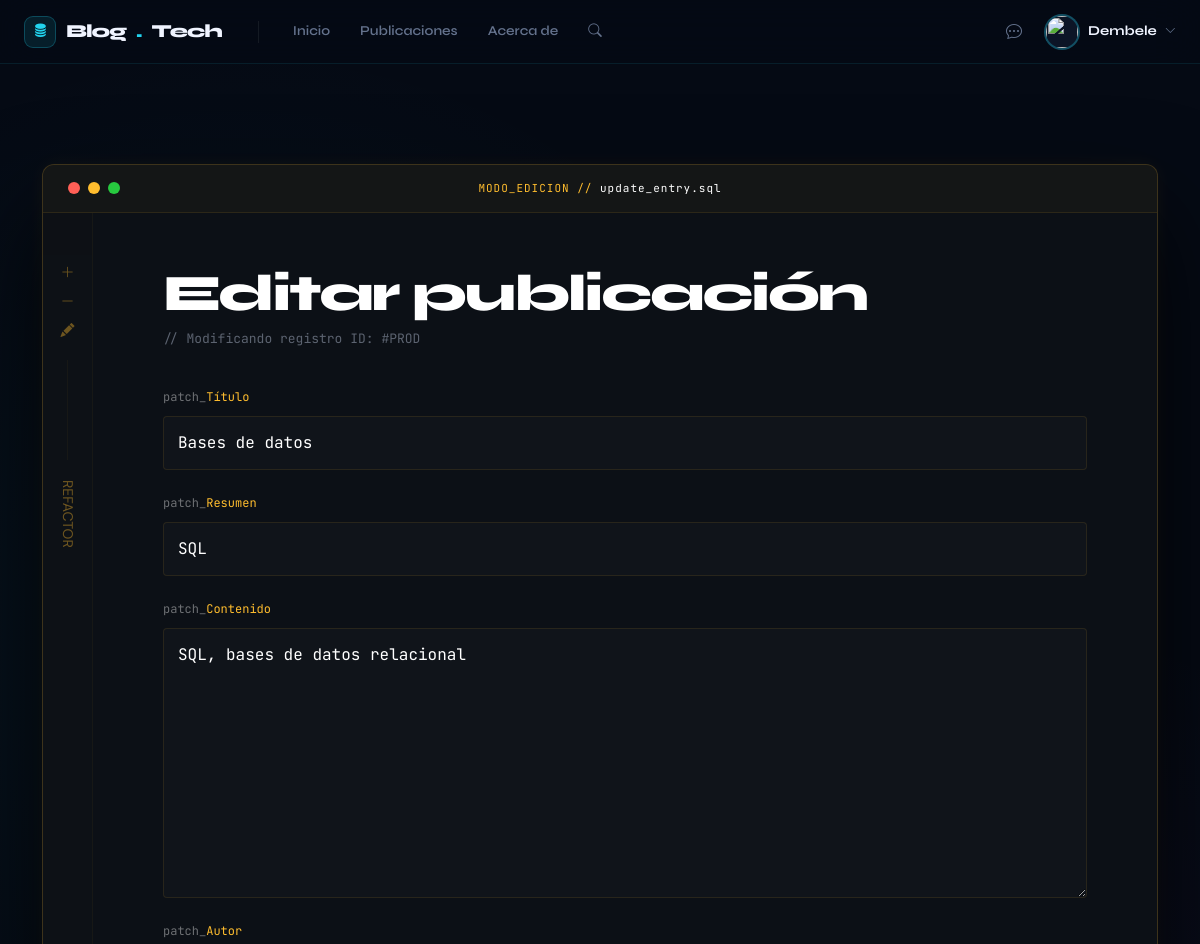
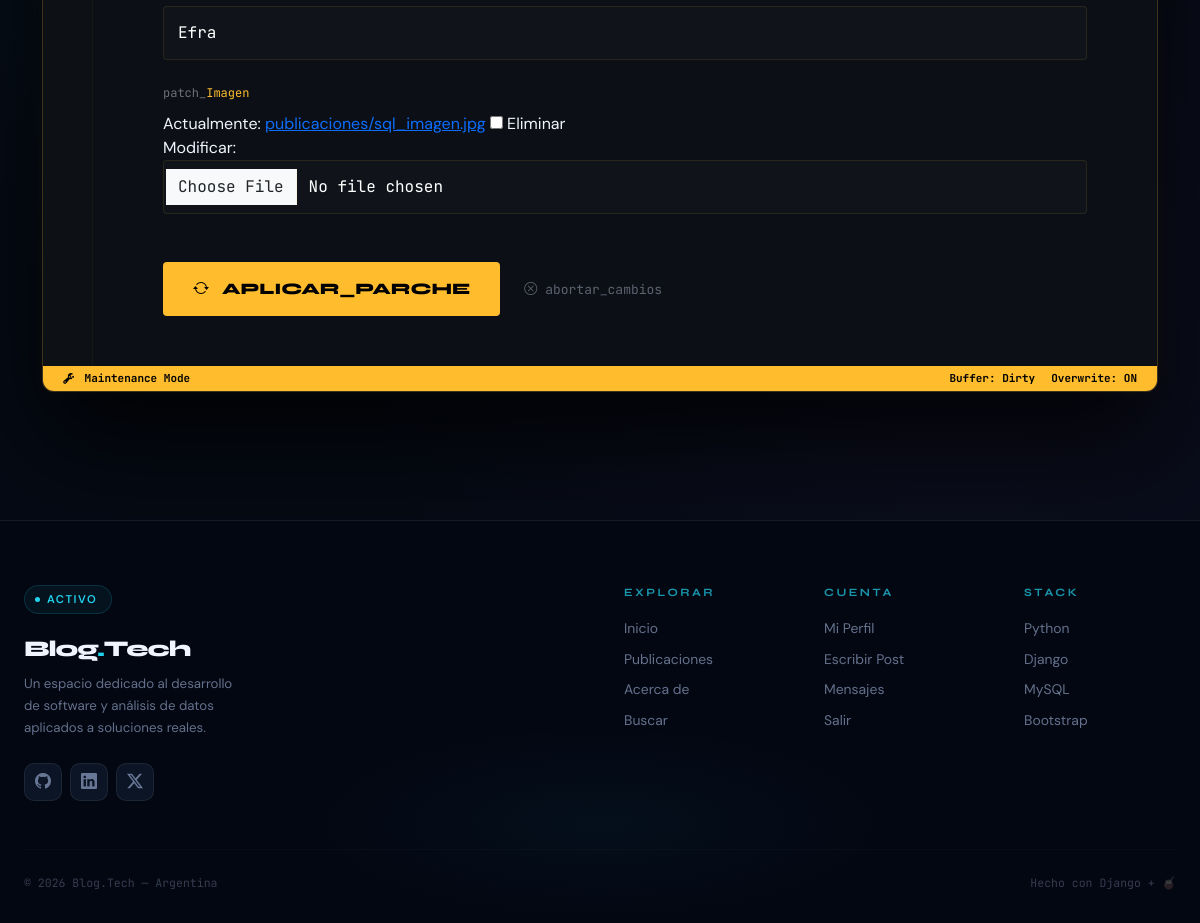
Screenshot of /editar/3/ (signed in) with the database file from the repository (2 pictures, top to bottom).
### blog/models.py (models this page shows, shortened)
class Publicacion(models.Model):
    titulo = models.CharField(max_length=100, verbose_name='Título')
    resumen = models.CharField(max_length=200, verbose_name='Resumen')
    contenido = CKEditor5Field(verbose_name='Contenido')
    autor = models.CharField(max_length=50, verbose_name='Autor')
    imagen = models.ImageField(upload_to='publicaciones/', blank=True, null=True, verbose_name='Imagen')
    fecha = models.DateTimeField(auto_now_add=True, verbose_name='Fecha')
    class Meta:
        ordering = ['-fecha']
        verbose_name = 'Publicación'
        verbose_name_plural = 'Publicaciones'

### blog/views.py (the view, shortened to what this page needs)
# urls.py: path('editar/<int:pk>/', EditarPublicacion.as_view(), name='editar'),
class EditarPublicacion(LoginRequiredMixin, View):
    def get(self, request, pk):
        publicacion = get_object_or_404(Publicacion, pk=pk)
        formulario = PublicacionFormulario(instance=publicacion)
        return render(request, 'blog/editar_publicacion.html', {'formulario': formulario})

### blog/forms.py
class PublicacionFormulario(forms.ModelForm):
    class Meta:
        model = Publicacion
        fields = ['titulo', 'resumen', 'contenido', 'autor', 'imagen']

### blog/templates/blog/editar_publicacion.html (shortened to what this page needs)
{% extends "blog/base.html" %}
{% load widget_tweaks %}
{% load static %}
{% block contenido %}
<div class="container py-5 terminal-container">
    <div class="apple-window">
        <div class="window-header">
            <div class="traffic-lights">
                <div class="dot" style="background:#ff5f56"></div>
                <div class="dot" style="background:#ffbd2e"></div>
                <div class="dot" style="background:#27c93f"></div>
            </div>
            <div class="window-path">
                MODO_EDICION // <span style="color: #fff">update_entry.sql</span>
            </div>
        </div>
        <div class="editor-layout">
            <div class="diff-margin d-none d-md-flex">
                <i class="bi bi-plus-lg mb-2"></i>
                <i class="bi bi-dash-lg mb-2"></i>
                <i class="bi bi-pencil-fill mb-2"></i>
                <span style="writing-mode: vertical-rl; text-orientation: mixed; margin-top: 10px;">REFACTOR</span>
            </div>
            <div class="form-section">
                <h2 class="section-title">Editar publicación</h2>
                <p style="font-family: var(--font-mono); font-size: 13px; color: #5c6370; margin-bottom: 40px;">
                    // Modificando registro ID: #{{ publicacion.pk|default:"PROD" }}
                </p>
                <form method="post" enctype="multipart/form-data">
                    {% for campo in formulario %}
                    <div class="mb-4">
                        <label class="form-label">{{ campo.label }}</label>
                        {{ campo|add_class:"form-control" }}
                    </div>
                    {% endfor %}
                    <div class="d-flex align-items-center gap-4 mt-5">
                        <button type="submit" class="btn-save">
                            <i class="bi bi-arrow-repeat me-2"></i> aplicar_parche
                        </button>
                        <a href="{% url 'lista' %}" class="btn-cancel">
                            <i class="bi bi-x-circle"></i> abortar_cambios
                        </a>
                    </div>
                </form>
            </div>
        </div>
        <div class="window-footer">
            <div><i class="bi bi-wrench-adjustable me-1"></i> Maintenance Mode</div>
            <div class="d-flex gap-3">
                <span>Buffer: Dirty</span>
                <span class="d-none d-md-inline">Overwrite: ON</span>
            </div>
        </div>
    </div>
</div>
{% endblock %}

### blog/templates/blog/base.html (shortened to what this page needs)
<!DOCTYPE html>
<html lang="es" style="overflow-x: hidden;">
<head>
    <link href="https://cdn.jsdelivr.net/npm/bootstrap@5.3.0/dist/css/bootstrap.min.css" rel="stylesheet">
    <link rel="stylesheet" href="https://cdn.jsdelivr.net/npm/bootstrap-icons@1.11.3/font/bootstrap-icons.min.css">
</head>
<body class="d-flex flex-column min-vh-100">
<nav class="navbar sticky-top">
    <div class="container-custom" style="display:flex; align-items:center; height:100%; gap:0;">
        <a class="navbar-brand" href="{% url 'inicio' %}">
            <div class="brand-icon"><i class="bi bi-database-fill"></i></div>
            Blog<span style="color:var(--accent-cyan);">.</span>Tech
        </a>
        <ul class="navbar-nav flex-row d-none d-lg-flex me-auto">
            <li class="nav-item">
                <a class="nav-link" href="{% url 'inicio' %}" data-url="{% url 'inicio' %}">
                    Inicio
                </a>
            </li>
            <li class="nav-item">
                <a class="nav-link" href="{% url 'lista' %}" data-url="{% url 'lista' %}">
                    Publicaciones
                </a>
            </li>
            <li class="nav-item">
                <a class="nav-link" href="{% url 'acerca_de' %}" data-url="{% url 'acerca_de' %}">
                    Acerca de
                </a>
            </li>
            <li class="nav-item">
                <a class="nav-link" href="{% url 'buscar' %}" data-url="{% url 'buscar' %}">
                    <i class="bi bi-search" style="font-size:0.85rem;"></i>
                </a>
            </li>
        </ul>
        <div class="d-flex align-items-center gap-2 ms-auto">
            {% if user.is_authenticated %}
                <a href="{% url 'bandeja_entrada' %}"
                   class="nav-link position-relative"
                   style="padding: 7px 10px !important;">
                    <i class="bi bi-chat-dots" style="font-size:1rem;"></i>
                </a>
                <div class="dropdown">
                    <a href="#" data-bs-toggle="dropdown"
                       class="text-decoration-none d-flex align-items-center gap-2 ps-1">
                        <div class="nav-avatar-wrapper">
                            <img src="{{ user.perfil.imagen.url|default:'https://cdn-icons-png.flaticon.com/512/149/149071.png' }}"
                                 class="nav-avatar-img"
                                 onerror="this.src='https://cdn-icons-png.flaticon.com/512/149/149071.png'">
                        </div>
                        <span class="d-none d-md-inline"
                              style="font-family:var(--font-display); font-weight:700;
                                     font-size:0.85rem; color:var(--text-primary);">
                            {{ user.username }}
                        </span>
                        <i class="bi bi-chevron-down d-none d-md-inline"
                           style="color:var(--text-muted); font-size:0.7rem;"></i>
                    </a>
                </div>
            {% else %}
                <a href="{% url 'login' %}" class="btn-nav-login d-none d-md-inline">LOGIN</a>
                <a href="{% url 'registro' %}" class="btn-tech-pill">EMPEZAR</a>
            {% endif %}
        </div>
    </div>
</nav>
<main class="flex-grow-1 {% block main_class %}inner-page{% endblock %}">
    {% block contenido %}{% endblock %}
</main>
<footer class="footer-premium">
    <div class="container-custom">
        <div class="row g-5">
            <div class="col-lg-4">
                <div class="footer-badge">
                    <span class="footer-badge-dot"></span>
                    Activo
                </div>
                <div class="footer-brand">
                    Blog<span style="color:var(--accent-cyan);">.</span>Tech
                </div>
                <p class="footer-tagline">
                    Un espacio dedicado al desarrollo de software y análisis de datos aplicados a soluciones reales.
                </p>
                <div class="d-flex gap-2 mt-4">
                    <a href="#" class="footer-social"><i class="bi bi-github"></i></a>
                    <a href="#" class="footer-social"><i class="bi bi-linkedin"></i></a>
                    <a href="#" class="footer-social"><i class="bi bi-twitter-x"></i></a>
                </div>
            </div>
            <div class="col-6 col-lg-2 offset-lg-2">
                <p class="footer-heading">Explorar</p>
                <a href="{% url 'inicio' %}" class="footer-link">Inicio</a>
                <a href="{% url 'lista' %}" class="footer-link">Publicaciones</a>
                <a href="{% url 'acerca_de' %}" class="footer-link">Acerca de</a>
                <a href="{% url 'buscar' %}" class="footer-link">Buscar</a>
            </div>
            <div class="col-6 col-lg-2">
                <p class="footer-heading">Cuenta</p>
                {% if user.is_authenticated %}
                    <a href="{% url 'perfil' %}" class="footer-link">Mi Perfil</a>
                    <a href="{% url 'crear' %}" class="footer-link">Escribir Post</a>
                    <a href="{% url 'bandeja_entrada' %}" class="footer-link">Mensajes</a>
                    <a href="{% url 'logout' %}" class="footer-link">Salir</a>
                {% else %}
                    <a href="{% url 'login' %}" class="footer-link">Iniciar Sesión</a>
                    <a href="{% url 'registro' %}" class="footer-link">Registrarse</a>
                {% endif %}
            </div>
            <div class="col-lg-2">
                <p class="footer-heading">Stack</p>
                <span class="footer-link" style="pointer-events:none; cursor:default;">Python</span>
                <span class="footer-link" style="pointer-events:none; cursor:default;">Django</span>
                <span class="footer-link" style="pointer-events:none; cursor:default;">MySQL</span>
                <span class="footer-link" style="pointer-events:none; cursor:default;">Bootstrap</span>
            </div>
        </div>
        <hr class="footer-divider">
        <div class="d-flex flex-column flex-md-row justify-content-between align-items-center gap-3">
            <p class="footer-copy mb-0">&copy; 2026 Blog.Tech — Argentina</p>
            <p class="footer-copy mb-0">Hecho con Django + 🧉</p>
        </div>
    </div>
</footer>
</body>
</html>

### blog/templates/blog/editar_publicacion.html (style rules this page uses)
.terminal-container { --font-header: 'Syne', sans-serif; --font-mono: 'JetBrains Mono', monospace; --edit-gold: #ffbd2e; --terminal-bg: rgba(13, 17, 23, 0.98); --accent-cyan: #22d3ee; }
.apple-window { background: var(--terminal-bg); border: 1px solid rgba(255, 189, 46, 0.2); border-radius: 12px; overflow: hidden; display: flex; flex-direction: column; box-shadow: 0 50px 100px rgba(0, 0, 0, 0.8), 0 0 20px rgba(255, 189, 46, 0.05); }
.window-header { background: rgba(255, 189, 46, 0.03); padding: 15px 25px; display: flex; align-items: center; border-bottom: 1px solid rgba(255, 189, 46, 0.1); }
.traffic-lights { display: flex; gap: 8px; width: 80px; }
.dot { width: 12px; height: 12px; border-radius: 50%; }
.window-path { flex-grow: 1; text-align: center; font-family: var(--font-mono); font-size: 11px; color: var(--edit-gold); letter-spacing: 1px; }
.editor-layout { display: flex; min-height: 500px; }
.diff-margin { width: 50px; background: rgba(255, 189, 46, 0.02); border-right: 1px solid rgba(255, 189, 46, 0.1); display: flex; flex-direction: column; align-items: center; padding-top: 50px; color: var(--edit-gold); font-size: 14px; opacity: 0.4; }
.form-section { flex: 1; padding: 50px 70px; }
.section-title { font-family: var(--font-header); font-weight: 800; font-size: 3.2rem; color: #fff; margin-bottom: 5px; letter-spacing: -2px; }
.form-label { font-family: var(--font-mono); color: var(--edit-gold); font-size: 12px; margin-bottom: 10px; display: block; }
.form-label::before { content: "patch_"; color: rgba(255,255,255,0.4); }
.form-control { background: rgba(255, 255, 255, 0.02) !important; border: 1px solid rgba(255, 189, 46, 0.1) !important; border-radius: 4px !important; color: #fff !important; font-family: var(--font-mono) !important; padding: 14px !important; }
.btn-save { background: var(--edit-gold); color: #000 !important; font-family: var(--font-header); font-weight: 800; padding: 15px 30px; border: none; border-radius: 4px; text-transform: uppercase; transition: 0.3s; }
.btn-cancel { font-family: var(--font-mono); color: #5c6370; text-decoration: none; font-size: 13px; }
.window-footer { background: var(--edit-gold); padding: 4px 20px; display: flex; justify-content: space-between; font-family: var(--font-mono); font-size: 11px; color: #000; font-weight: 700; }

### rows the page displays
Publicacion: formulario "Bases de datos" "SQL" "SQL, bases de datos relacional" "Efra"

### other values shown
{{ user.username }} "Dembele"
{{ publicacion.pk|default:"PROD" }} "PROD"
{{ campo.label }} "Título" "Resumen" "Contenido" "Autor" "Imagen"
